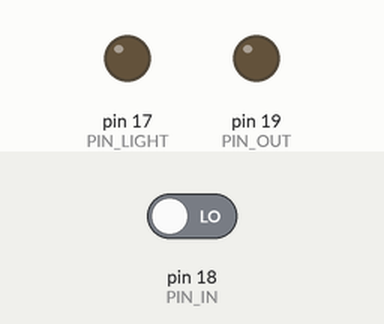
Recording of a sketch running on a simulated Arduino Uno, built with avr-gcc and run on an emulated ATmega328P. Parts: output pins drawn as LEDs (lit = HIGH). The inputs (shaded band) are chosen by the test bench; at power-on: pin 18 (PIN_IN) LOW. What the sketch prints to the serial monitor is not drawn.

Above: at 1.2 s.
1.3 s: pin 18 (PIN_IN) driven HIGH
At 2.5 s:
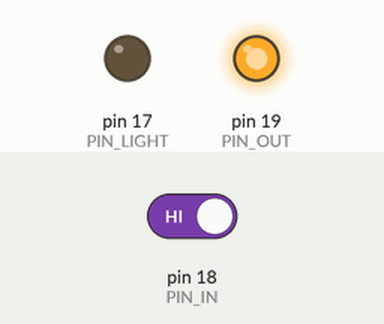
4.3 s: pin 18 (PIN_IN) driven LOW
At 4.8 s:
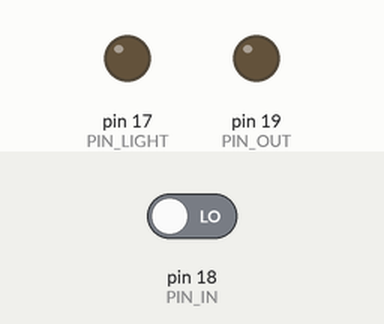
Timing chart, 0 to 7.3 s (numbered marks = the images above; inputs shaded):
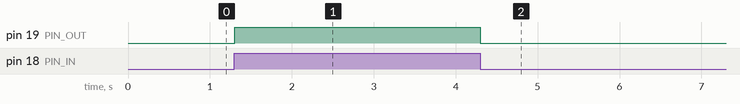

The sketch:

DeBounce.ino
```cpp
// (licence header left out)
/** Debuging *****************************************************************/
#define DEBUG
#ifdef DEBUG
#define DEBUG_PRINTLN(x) Serial.println(x)
#define DEBUG_PRINT(x) Serial.print(x)
#else
#define DEBUG_PRINTLN(x)
#define DEBUG_PRINT(x)
#endif


/** XXXXXXXX *****************************************************************/

#define PIN_IN  18
#define PIN_OUT 19
#define PIN_LIGHT 17
/** XXXXXXXX *****************************************************************/
/** XXXXXXXX *****************************************************************/
/** XXXXXXXX *****************************************************************/
/** XXXXXXXX *****************************************************************/


/** Main Programm ************************************************************/
void setup() {
  Serial.begin(115200);
  DEBUG_PRINTLN("Setup");
  //pinMode(PIN_IN,INPUT_PULLUP);
  pinMode(PIN_IN,INPUT);
  pinMode(PIN_OUT,OUTPUT);
  pinMode(PIN_LIGHT,OUTPUT);
}

long inCount =0;
bool oldIn = false;
void loop() {
  bool in = digitalRead(PIN_IN);

  digitalWrite(PIN_OUT,in);
  //digitalWrite(PIN_LIGHT,!in);
  if(in){
    inCount++;
   // if(in != oldIn) {
      DEBUG_PRINTLN(inCount);
  //}
  }else {
    DEBUG_PRINTLN(0);
    //digitalWrite(PIN_LIGHT,!in);
  }
  oldIn = in;
}

void serialEvent(){
  DEBUG_PRINTLN("Serial Event");
}

/** Rest of implementations **************************************************/
```

Measured:
- after the input at 1.3 s, pin 19 (PIN_OUT): LOW → HIGH at once
- after the input at 4.3 s, pin 19 (PIN_OUT): HIGH → LOW at once
